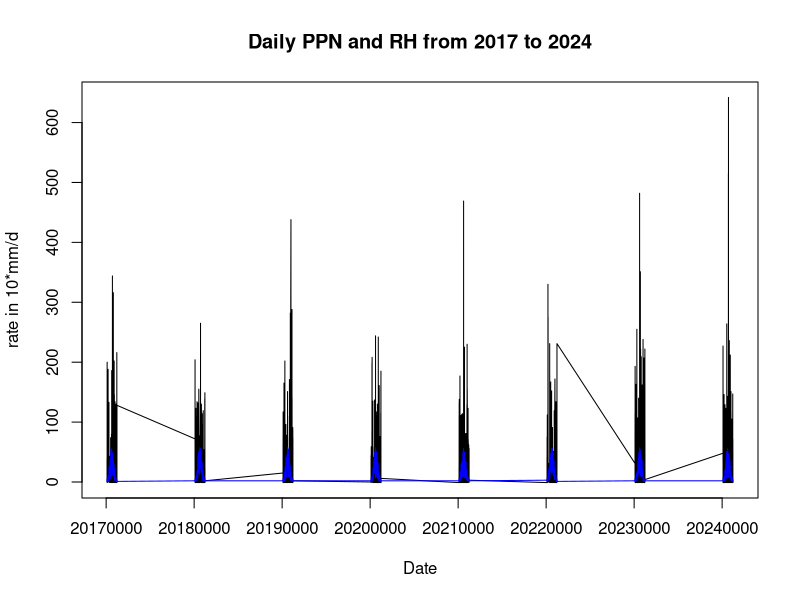
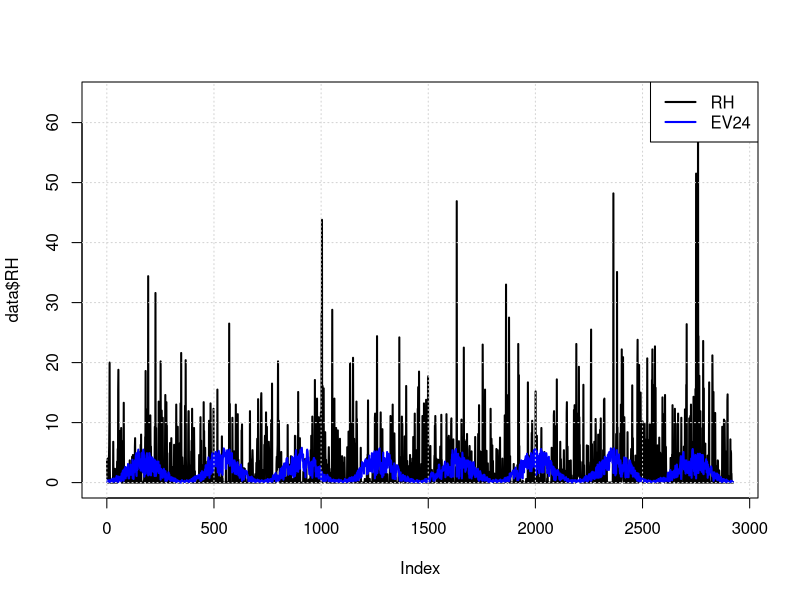
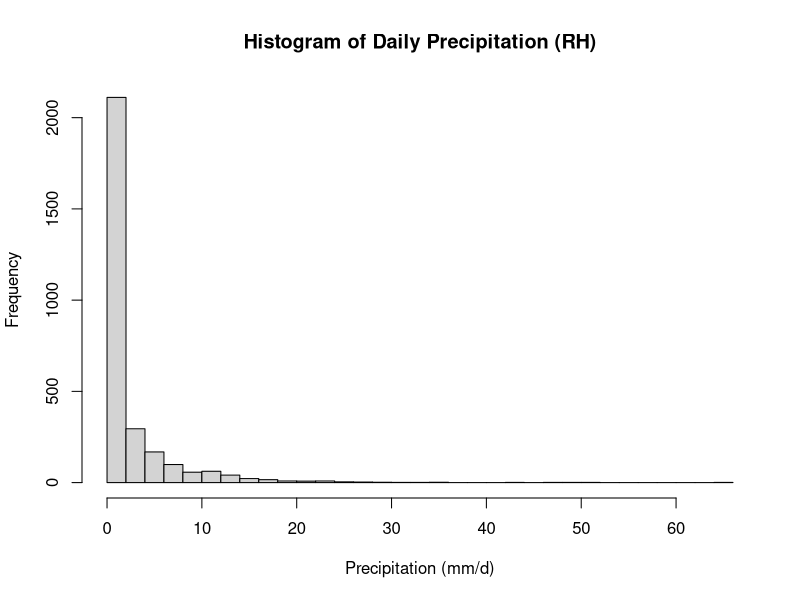
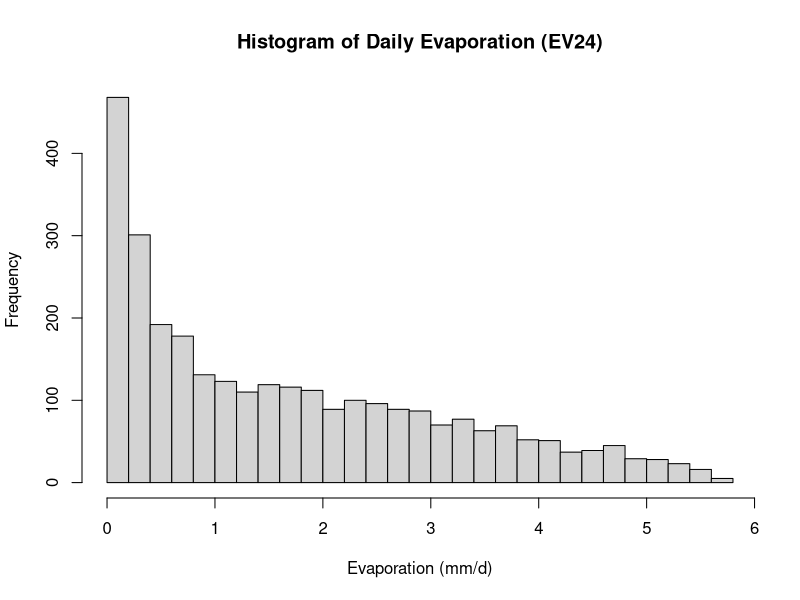

Source code (R) for these figures, in order:
#read meteo data from https://daggegevens.knmi.nl/klimatologie/daggegevens

data = read.table("2017-2024.txt", header=TRUE, sep=",")

#inspect data
head(data)
plot(data$YYYYMMDD, data$RH, type="l", xlab="Date", ylab="rate in 10*mm/d", main="Daily PPN and RH from 2017 to 2024")
lines(data$YYYYMMDD, data$EV24, col="blue")

range(data$RH, na.rm=TRUE)
#removing the -1 for small precip values with 0.0
data$RH[data$RH == -1] <- 0
#convert RH to mm/d
data$RH <- data$RH / 10

range(data$EV24, na.rm=TRUE)
#convert EV24 to mm/d
data$EV24 <- data$EV24 / 10


plot(data$RH, type = "l", lwd = 2)
lines(data$EV24, col="blue",lwd = 2)
grid()
legend("topright", legend=c("RH", "EV24"), col=c("black", "blue"), lty=1, lwd=2)

hist(data$RH, main="Histogram of Daily Precipitation (RH)", xlab="Precipitation (mm/d)", breaks=30)
hist(data$EV24, main="Histogram of Daily Evaporation (EV24)", xlab="Evaporation (mm/d)", breaks=30)

#save processed data
savedata = data.frame(Date=data$YYYYMMDD, Precipitation_mm_d=data$RH, Evaporation_mm_d=data$EV24)
write.table(savedata, file="meteo_2017_2024_processed.txt", sep="\t", row.names=FALSE, quote=FALSE)
#end of script